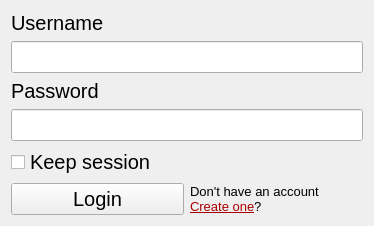
<?xml version="1.0" encoding="UTF-8"?>
<ui version="4.0">
 <class>Login</class>
 <widget class="QWidget" name="Login">
  <property name="geometry">
   <rect>
    <x>0</x>
    <y>0</y>
    <width>374</width>
    <height>224</height>
   </rect>
  </property>
  <property name="windowTitle">
   <string>Login</string>
  </property>
  <layout class="QVBoxLayout" name="verticalLayout">
   <item>
    <widget class="QLabel" name="label">
     <property name="font">
      <font>
       <pointsize>15</pointsize>
      </font>
     </property>
     <property name="text">
      <string>Username</string>
     </property>
    </widget>
   </item>
   <item>
    <widget class="QLineEdit" name="txt_username">
     <property name="font">
      <font>
       <pointsize>15</pointsize>
      </font>
     </property>
    </widget>
   </item>
   <item>
    <widget class="QLabel" name="label_2">
     <property name="font">
      <font>
       <pointsize>15</pointsize>
      </font>
     </property>
     <property name="text">
      <string>Password</string>
     </property>
    </widget>
   </item>
   <item>
    <widget class="QLineEdit" name="txt_password">
     <property name="font">
      <font>
       <pointsize>15</pointsize>
      </font>
     </property>
     <property name="echoMode">
      <enum>QLineEdit::Password</enum>
     </property>
    </widget>
   </item>
   <item>
    <widget class="QCheckBox" name="checkBox">
     <property name="font">
      <font>
       <pointsize>15</pointsize>
      </font>
     </property>
     <property name="text">
      <string>Keep session</string>
     </property>
    </widget>
   </item>
   <item>
    <layout class="QHBoxLayout" name="horizontalLayout">
     <item>
      <widget class="QPushButton" name="btnLogin">
       <property name="font">
        <font>
         <pointsize>15</pointsize>
        </font>
       </property>
       <property name="text">
        <string>Login</string>
       </property>
      </widget>
     </item>
     <item>
      <widget class="QLabel" name="label_3">
       <property name="font">
        <font>
         <pointsize>10</pointsize>
        </font>
       </property>
       <property name="text">
        <string>&lt;html&gt;&lt;head/&gt;&lt;body&gt;Don't have an account&lt;br&gt;&lt;a href=&quot;http://ec2-52-15-169-160.us-east-2.compute.amazonaws.com:3000/signup&quot;&gt;&lt;span style=&quot; color:#aa0000;&quot;&gt;Create one&lt;/span&gt;&lt;/a&gt;?&lt;/body&gt;&lt;/html&gt;</string>
       </property>
       <property name="openExternalLinks">
        <bool>true</bool>
       </property>
      </widget>
     </item>
    </layout>
   </item>
  </layout>
 </widget>
 <resources/>
 <connections/>
</ui>
